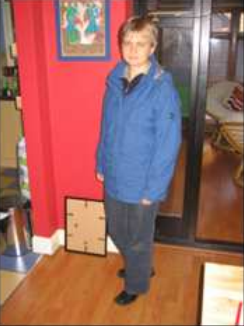
#> input picture CV/HM12/b11.png, 244 x 326 px
$ python code.py
#> lines starting #> are read from the running program, lines starting #| are printed output that depends on the picture; after the words box and inside, x2 and y2 are one past the last pixel; in counts of white or black regions, pixels touching at a corner belong together
from PIL import Image
import numpy as np
import cv2
import matplotlib.pyplot as plt
from matplotlib import cm


def getHist(img, bins):
	# histogram storing count of pixels belonging to the particular bin
	img = (img - img.min()) /(img.max() - img.min())
	hist = np.zeros((bins,bins,bins))
	img1 = img*(bins-1)
	for i in range(img1.shape[0]):
		for j in range(img1.shape[1]):
			index = np.round(img1[i,j]).astype(int)
			hist[index[0],index[1],index[2]] +=1
	return hist

def getSimilarity(hist1, hist2):
	# similarity score for each bin
	sim = np.zeros(hist1.shape)
	for i in range(hist1.shape[0]):
		for j in range(hist1.shape[1]):
			for k in range(hist1.shape[2]):
				sim[i,j,k] = 	min(hist1[i,j,k],hist2[i,j,k])/(max(hist1[i,j,k],hist2[i,j,k]) + 1e-10)
	return sim

def similarityMap(img,sim,bins):
	## returns: similarity map, similarity mask
	##
	img = (img - img.min()) /(img.max() - img.min())
	img2 = np.zeros((img.shape[0],img.shape[1]))
	for i in range(img.shape[0]):
		for j in range(img.shape[1]):
			index = np.round((bins-1)*img[i,j]).astype(int)
			img2[i,j] = sim[index[0],index[1],index[2]]

	ret, th = cv2.threshold((img2*(2**16)).astype(np.uint16), 0, 1, cv2.THRESH_BINARY + cv2.THRESH_OTSU);
	return img2,th

image1 = np.asarray(Image.open('b11.png'))
#> image1 is the input picture: shape (326, 244, 4); mean R, G, B, A 155.5, 104.9, 97.3, 255
image2 = np.asarray(Image.open('b12.png'))
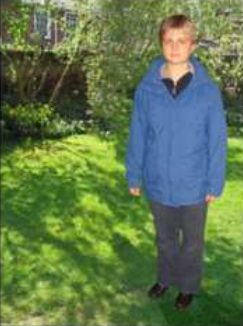
#> input picture CV/HM12/b12.png, 243 x 326 px
#> image2 is the input picture: shape (326, 243, 4); mean R, G, B, A 95.8, 118.9, 76.7, 255
img1 = np.float32(cv2.cvtColor(np.asarray(image1), cv2.COLOR_RGBA2RGB))
img2 = np.float32(cv2.cvtColor(np.asarray(image2), cv2.COLOR_RGBA2RGB))

bins = 10
hist1 = getHist(img1, bins = bins)
hist2 = getHist(img2, bins = bins)

sim = getSimilarity(hist1,hist2)
s1,s1t = similarityMap(img1,sim,bins = bins)
#> after the loop in similarityMap, `for i in range(img.shape[0]):`:
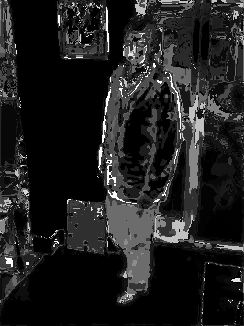
#> img2: shape (326, 244) float64; min 0, max 1, mean 0.125
#> in similarityMap, `ret, th = cv2.threshold((img2*(2**16)).astype(np.uint16), 0, 1, cv2.TH..`:
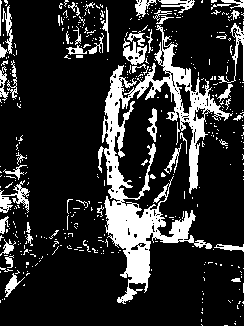
#> th: shape (326, 244) uint16; values 0 (black) and 1 (white), 18.3% white; 440 white regions (387 under 20 px), largest, box (x1, y1, x2, y2) and area: (98, 25, 233, 304) 8909, (0, 180, 30, 213) 378, (123, 38, 147, 65) 316
#> in similarityMap, `ret, th = cv2.threshold((img2*(2**16)).astype(np.uint16), 0, 1, cv2.TH..`: ret = 16705
s2,s2t = similarityMap(img2,sim,bins = bins)
#> call 2 of similarityMap, with sim = array of shape (10, 10, 10), bins = 10
#> after the loop in similarityMap (call 2), `for i in range(img.shape[0]):`:
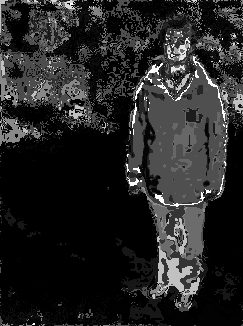
#> img2: shape (326, 243) float64; min 0, max 1, mean 0.146
#> in similarityMap (call 2), `ret, th = cv2.threshold((img2*(2**16)).astype(np.uint16), 0, 1, cv2.TH..`:
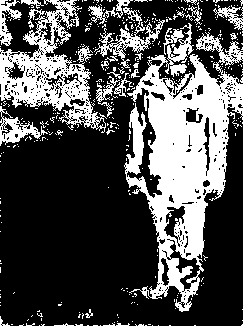
#> th: shape (326, 243) uint16; values 0 (black) and 1 (white), 31.1% white; 390 white regions (363 under 20 px), largest, box (x1, y1, x2, y2) and area: (124, 23, 243, 312) 14856, (0, 0, 107, 133) 5057, (94, 7, 165, 68) 935
#> in similarityMap (call 2), `ret, th = cv2.threshold((img2*(2**16)).astype(np.uint16), 0, 1, cv2.TH..`: ret = 14093


plt.subplot(2,2,1)
plt.imshow(image1)
plt.axis('off')
plt.title("Image 1")

plt.subplot(2,2,2)
plt.imshow(s1,cmap = plt.cm.gray)
plt.axis('off')
plt.title("Similarity Map(Image 1)")


plt.subplot(2,2,3)
plt.imshow(image2)
plt.axis('off')
plt.title("Image 2")

plt.subplot(2,2,4)
plt.imshow(s2,cmap = plt.cm.gray)
plt.axis('off')
plt.title("Similarity Map(Image 2)")

plt.show()
